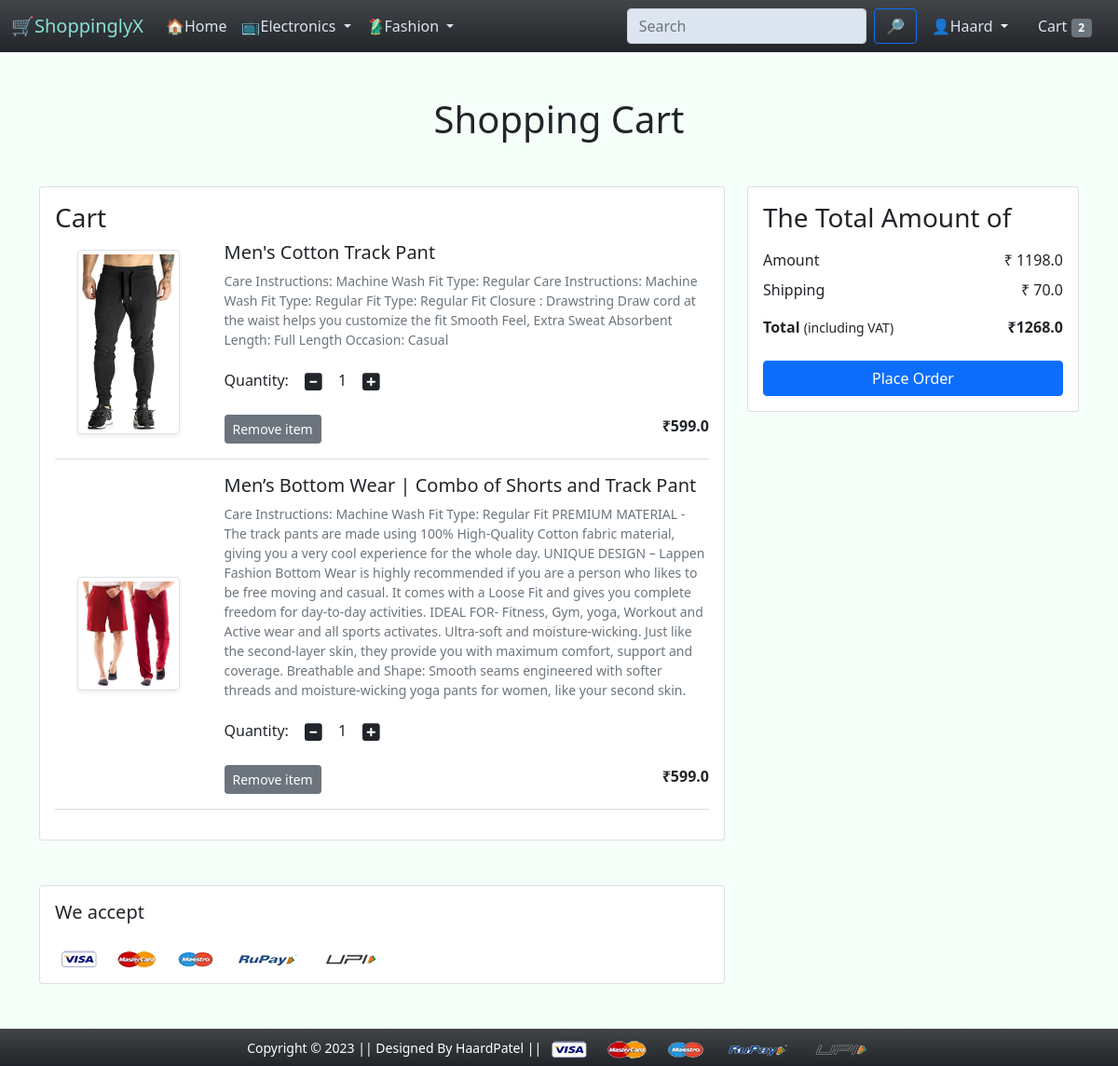
The app's page /cart/ (signed in) with its own data.
### app/models.py (models this page shows, shortened)
class Cart(models.Model):
    user = models.ForeignKey(User, on_delete=models.CASCADE)
    product = models.ForeignKey(Product, on_delete=models.CASCADE)
    quantity = models.PositiveIntegerField(default=1)

class Product(models.Model):
    title = models.CharField(max_length=100)
    selling_price = models.FloatField()
    discounted_price = models.FloatField()
    discription = models.TextField()
    brand = models.CharField(max_length=100)
    category = models.CharField(choices=CATEGORY_CHOICES, max_length=3)
    product_image = models.ImageField(upload_to="productimg")

### app/views.py (the view)
# urls.py: path("cart/", views.show_cart, name= "showcart"),
@login_required
def show_cart(request):
    if request.user.is_authenticated:
        user = request.user
        cart = Cart.objects.filter(user=user)
        amount = 0.0
        shipping_amount = 0.0
        total_amount = 0.0
        cart_product = [p for p in cart]
        if cart_product:
            shipping_amount = 70.0
            for p in cart_product:
                tempamount = p.quantity * p.product.discounted_price
                amount += tempamount
                total_amount = amount + shipping_amount
        return render(
            request,
            "app/addtocart.html",
            {
                "carts": cart,
                "amount": amount,
                "total_amount": total_amount,
                "shipping_amount": shipping_amount,
                "cart_items_count":cart_items_count(request)
            },
        )

### app/views.py (called while the page is built)
def cart_items_count(request):
    total_items = 0
    if request.user.is_authenticated:
        total_items = len(Cart.objects.filter(user=request.user))
    return total_items

### app/templates/app/addtocart.html (shortened to what this page needs)
{% extends 'app/base.html' %}
{% load static %}
{% block main-content %}
<div class="container my-5">
  {% if carts %}
  <div class="row">
    <h1 class="text-center mb-5">Shopping Cart</h1>
    <div class="col-sm-8">
      <div class="card">
        <div class="card-body">
          <h3>Cart</h3>
          {% for cart in carts %}
          <div class="row">
            <div class="col-sm-3 text-center align-self-center"><img src="{{cart.product.product_image.url}}" alt=""
                srcset="" class="img-fluid img-thumbnail shadow-sm" height="150" width="110"> </div>
            <div class="col-sm-9">
              <div>
                <h5 > {{cart.product.title}} </h5>
                <p class="mb-2 text-muted small"> {{cart.product.discription}} </p>
                <div class="my-3">
                  <label for="quantity" >Quantity:</label>
                  <a class="minus-cart btn" pid="{{cart.product.id}}"><i class="fas fa-minus-square fa-lg"></i></a>
                    <span id="quantity" >{{cart.quantity}}</span>
                  <a class="plus-cart btn" pid="{{cart.product.id}}"><i class="fas fa-plus-square fa-lg"></i></a>
                </div>
                <div class="d-flex justify-content-between">
                  <a href="#" class="remove-cart btn btn-sm btn-secondary mr-3" pid="{{cart.product.id}}">Remove item </a>
                  <p class="mb-0" ><span><strong>₹{{cart.product.discounted_price}}</strong></span></p>
                </div>
              </div>
            </div>
          </div>
          <hr class="text-muted">
          {% endfor %}
        </div>
      </div>
    </div>
    <div class="col-sm-4">
      <div class="card">
        <div class="card-body">
          <h3>The Total Amount of</h3>
          <ul class="list-group">
            <li class="list-group-item d-flex justify-content-between align-items-center border-0 px-0 pb-0">
              Amount<span>₹ <span id="amount">{{amount}}</span></span></li>
            <li class="list-group-item d-flex justify-content-between align-items-center border-0 px-0">Shipping<span>₹
                {{shipping_amount}}</span></li>
            <li class="list-group-item d-flex justify-content-between align-items-center border-0 px-0 mb-3">
              <div>
                <strong>Total</strong> <small>(including VAT)</small>
              </div>
              <span><strong>₹<strong id="total_amount">{{total_amount}}</strong> </strong></span>
            </li>
          </ul>
          <div class="d-grid"><a href="{% url 'checkout' %}" class="btn btn-primary">Place Order</a></div>
        </div>
      </div>
    </div>
  </div>
</div>
<div class="container">
  <div class="row">
    <div class="col-sm-8">
      <div class="card">
        <div class="card-body">
          <h5 class="mb-4">We accept</h5>
          <img src="{% static 'app/images/payment.png' %}" alt="" class="img-fluid">
        </div>
      </div>
    </div>
  </div>
  {% else %}
      <div class="align-items-center">
        <h3>Your Cart is Empty!!! Please Add somthing to Cart!</h1>
        <hr>
        <img src="{% static 'app/images/emptycart.png' %}" alt="" srcset="" class="img-fluid center"  width="100" style="margin-left: 300px;">
      </div>
      {% endif %}
</div>
{% endblock main-content %}

### app/templates/app/base.html (shortened to what this page needs)
<!doctype html>
{% load static %}
<html lang="en">
<head>
  <link href="https://cdn.jsdelivr.net/npm/bootstrap@5.0.0-beta1/dist/css/bootstrap.min.css" rel="stylesheet"
>
  <link rel="stylesheet" href="{% static 'app/css/owl.carousel.min.css' %}">
  <link rel="stylesheet" href="{% static 'app/css/all.min.css' %}">
  <link rel="stylesheet" href="{% static 'app/css/style.css' %}">
</head>
<body style="background-color:mintcream">
  <nav class="navbar navbar-expand-lg navbar-dark bg-dark bg-gradient">
    <div class="container-fluid">
      <a class="navbar-brand " style="color:rgb(137, 225, 214)" href="/">🛒ShoppinglyX</a>
      <div class="collapse navbar-collapse" id="navbarSupportedContent">
        <ul class="navbar-nav me-auto mb-2 mb-lg-0">
          <li class="nav-item">
            <a class="nav-link active " style="color:rgb(221, 229, 240);" aria-current="page" href="/">🏠Home</a>
          </li>
          <li class="nav-item dropdown">
            <a class="nav-link dropdown-toggle" style="color:rgb(221, 229, 240);" href="#" id="electronicsDropdown" role="button"
              data-bs-toggle="dropdown" aria-expanded="false">
              📺Electronics
            </a>
          </li>
          <li class="nav-item dropdown">
            <a class="nav-link dropdown-toggle" style="color:rgb(221, 229, 240);" href="#" id="fashionDropdown" role="button"
              data-bs-toggle="dropdown" aria-expanded="false">
              🥻Fashion
            </a>
          </li>
        </ul>
        <form method='get' class="d-flex" action='/search'>
          <input class="form-control me-2" type="search" placeholder="Search" aria-label="Search" style="background-color:rgb(221, 229, 240);" name="query" id="query">
          <button class="btn btn-outline-primary" type="submit">🔎</button>
        </form>
        <div>
          <ul class="navbar-nav me-auto mb-2 mb-lg-0">
            {% if request.user.is_authenticated %}
            <li class="nav-item dropdown mx-2">
              <a class="nav-link dropdown-toggle text-white" href="#" id="profileDropdown" role="button"
                data-bs-toggle="dropdown" aria-expanded="false">
                <span class="text-capitalize" style="color:rgb(221, 229, 240);"> 👤{{request.user}} </span>
              </a>
            </li>
            <li class="nav-item mx-2">
              <a href="{% url 'showcart' %}" class="nav-link" style="color:rgb(221, 229, 240);">Cart <span class="badge bg-secondary">{{cart_items_count}}</span>
              </a>
            </li>
            {% endif %}
          </ul>
        </div>
      </div>
    </div>
  </nav>
  {% block main-content %} {% endblock main-content %}
  <footer class="container-fluid bg-dark bg-gradient text-center p-2 mt-5">
    <small class="text-white">Copyright &copy; 2023 || Designed By HaardPatel || </small>
    <img src="{% static 'app/images/payment.png' %}" alt="" srcset="" class="img-fluid" height="2px">
  </footer>
</body>
</html>

### records on screen
Cart: product.product_image (picture), product "Men's Cotton Track Pant", product.discription "Care Instructions: Machine Wash Fit Type: Regular Care Instructions: Machine Wash Fit Type: Regular Fit Type: Regular Fit Closure : Drawstring Draw cord at the waist helps you customize the fit Smooth Feel, Extra Sweat Absorbent Length: Full Length Occasion: Casual", quantity "1", product.discounted_price "599.0"
Cart: product.product_image (picture), product "Men’s Bottom Wear | Combo of Shorts and Track Pant", product.discription "Care Instructions: Machine Wash Fit Type: Regular Fit PREMIUM MATERIAL - The track pants are made using 100% High-Quality Cotton fabric material, giving you a very cool experience for the whole day. UNIQUE DESIGN – Lappen Fashion Bottom Wear is highly recommended if you are a person who likes to be free moving and casual. It comes with a Loose Fit and gives you complete freedom for day-to-day activities. IDEAL FOR- Fitness, Gym, yoga, Workout and Active wear and all sports activates. Ultra-soft and moisture-wicking. Just like the second-layer skin, they provide you with maximum comfort, support and coverage. Breathable and Shape: Smooth seams engineered with softer threads and…", quantity "1", product.discounted_price "599.0"

### other values on screen
{{ request.user }} "Haard"
{{ cart_items_count }} "2"
{{ amount }} "1198.0"
{{ shipping_amount }} "70.0"
{{ total_amount }} "1268.0"
